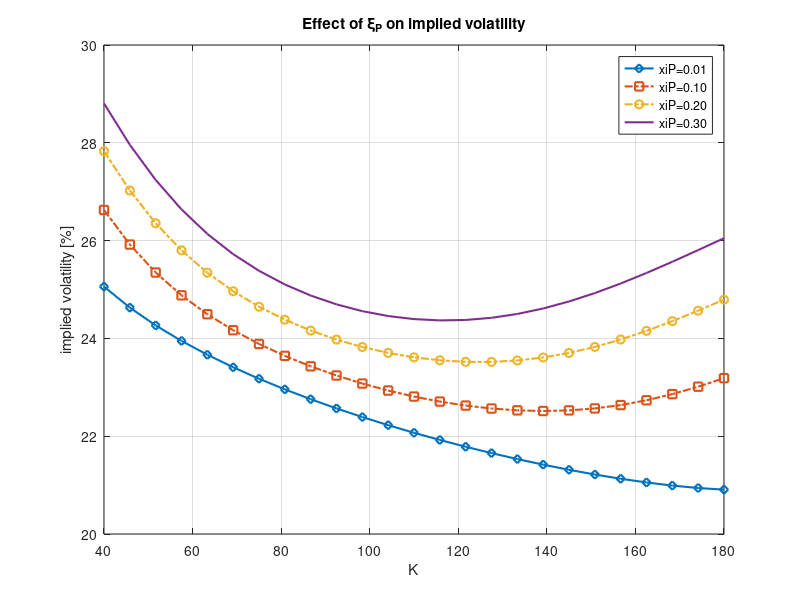
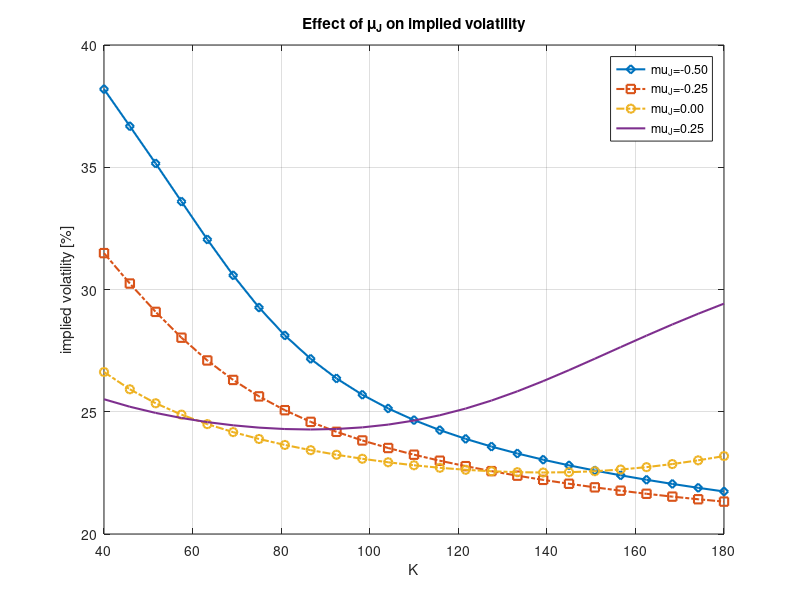
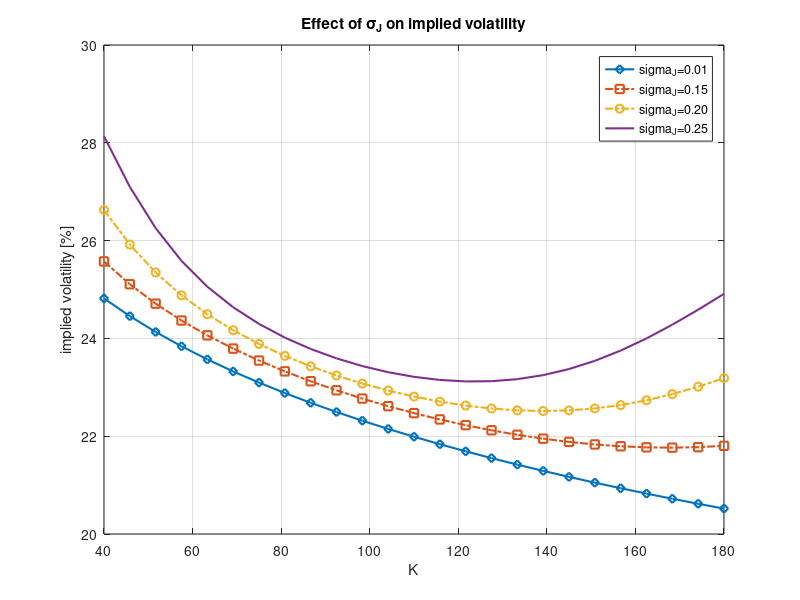

MATLAB code for these plots, in order:
function BatesImpliedVolatility
clc;clf;close all;

% Option parameters

T      = 1;
S0     = 100;
CP     = 'c';

% Heston model part

kappa  = 1.2;
gamma  = 0.05;
vBar   = 0.05;
rho    = -0.75;
v0     = 0.05;
r      = 0.00;

% Bates model

muJ    = 0.0;
sigmaJ = 0.2;
xiP    = 0.1;

% Range of strike prices

K      = linspace(40,180,25)'; 

% COS method settings

N = 1000;
L = 5;

% Effect of xi_P

xiPV =[0.01, 0.1, 0.2, 0.3];
ivM = zeros(length(K),length(xiPV));
argLegend = cell(5,1);
idx = 1;
for i=1:length(xiPV)
    xiPTemp = xiPV(i);

    % Compute ChF for the Bates model

    cf = @(u) ChFBates(u, T, kappa,vBar,gamma,rho, v0, r, muJ, sigmaJ, xiPTemp);

    % The COS method

    optPrice = CallPutOptionPriceCOSMthd(cf,CP,S0,r,T,K,N,L);
    for j = 1:length(K)
        strike = K(j);
        call   = optPrice(j);
        ivM(j,i) = ImpliedVolatility(CP,call,strike,T,S0,r,0.3)*100;
    end
    argLegend{idx} = sprintf('xiP=%.2f',xiPTemp);
    idx = idx + 1;
end
MakeFigure(K, ivM,argLegend,'Effect of \xi_P on implied volatility')

% Effect of mu_J

muJV =[-0.5, -0.25, 0, 0.25];
ivM = zeros(length(K),length(xiPV));
argLegend = cell(5,1);
idx = 1;
for i=1:length(muJV)
    muJTemp = muJV(i);

    % Compute ChF for the Bates model

    cf = @(u) ChFBates(u, T, kappa,vBar,gamma,rho, v0, r, muJTemp, sigmaJ, xiP);

    % The COS method

    optPrice = CallPutOptionPriceCOSMthd(cf,CP,S0,r,T,K,N,L);
    for j = 1:length(K)
        strike = K(j);
        call   = optPrice(j);
        ivM(j,i) = ImpliedVolatility(CP,call,strike,T,S0,r,0.3)*100;
    end
    argLegend{idx} = sprintf('mu_J=%.2f',muJTemp);
    idx = idx + 1;
end
MakeFigure(K, ivM,argLegend,'Effect of \mu_J on implied volatility')

% Effect of sigma_J

sigmaJV =[0.01, 0.15, 0.2, 0.25];
ivM = zeros(length(K),length(xiPV));
argLegend = cell(5,1);
idx = 1;
for i=1:length(sigmaJV)
    sigmaJTemp = sigmaJV(i);

    % Compute ChF for the Bates model

    cf = @(u) ChFBates(u, T, kappa,vBar,gamma,rho, v0, r, muJ, sigmaJTemp, xiP);

    % The COS method

    optPrice = CallPutOptionPriceCOSMthd(cf,CP,S0,r,T,K,N,L);
    for j = 1:length(K)
        strike = K(j);
        call   = optPrice(j);
        ivM(j,i) = ImpliedVolatility(CP,call,strike,T,S0,r,0.3)*100;
    end
    argLegend{idx} = sprintf('sigma_J=%.2f',sigmaJTemp);
    idx = idx + 1;
end
MakeFigure(K, ivM,argLegend,'Effect of \sigma_J on implied volatility')


function cf=ChFBates(u, tau, kappa,vBar,gamma,rho, v0, r, muJ, sigmaJ, xiP)
i     = complex(0,1);

% functions D_1 and g

D_1  = sqrt(((kappa -i*rho*gamma.*u).^2+(u.^2+i*u)*gamma^2));
g    = (kappa- i*rho*gamma*u-D_1)./(kappa-i*rho*gamma*u+D_1);    

% Complex-valued functions A and C

C = (1/gamma^2)*(1-exp(-D_1*tau))./(1-g.*exp(-D_1*tau)).*(kappa-gamma*rho*i*u-D_1);
A = i*u*r*tau + kappa*vBar*tau/gamma^2 * (kappa-gamma*rho*i*u-D_1)-2*kappa*vBar/gamma^2*log((1-g.*exp(-D_1*tau))./(1-g));

% Adjustment for the Bates model

A = A - xiP*i*u*tau*(exp(muJ+1/2*sigmaJ^2)-1) + xiP*tau*(exp(i*u*muJ-1/2*sigmaJ^2*u.^2)-1);

% ChF for the Bates model

cf = exp(A + C * v0);

function value = CallPutOptionPriceCOSMthd(cf,CP,S0,r,tau,K,N,L)
i = complex(0,1);


% cf   - Characteristic function, in the book denoted as \varphi
% CP   - C for call and P for put
% S0   - Initial stock price
% r    - Interest rate (constant)
% tau  - Time to maturity
% K    - Vector of strike prices
% N    - Number of expansion terms
% L    - Size of truncation domain (typ.:L=8 or L=10)

x0 = log(S0 ./ K);   

% Truncation domain

a = 0 - L * sqrt(tau); 
b = 0 + L * sqrt(tau);

k = 0:N-1;              % Row vector, index for expansion terms
u = k * pi / (b - a);   % ChF arguments

H_k = CallPutCoefficients(CP,a,b,k);
temp    = (cf(u) .* H_k).';
temp(1) = 0.5 * temp(1);      % Multiply the first element by 1/2

mat = exp(i * (x0 - a) * u);  % Matrix-vector manipulations

% Final output

value = exp(-r * tau) * K .* real(mat * temp);

% Coefficients H_k for the COS method

function H_k = CallPutCoefficients(CP,a,b,k)
    if lower(CP) == 'c' || CP == 1
        c = 0;
        d = b;
        [Chi_k,Psi_k] = Chi_Psi(a,b,c,d,k);
         if a < b && b < 0.0
            H_k = zeros([length(k),1]);
         else
            H_k = 2.0 / (b - a) * (Chi_k - Psi_k);
         end
    elseif lower(CP) == 'p' || CP == -1
        c = a;
        d = 0.0;
        [Chi_k,Psi_k]  = Chi_Psi(a,b,c,d,k);
         H_k = 2.0 / (b - a) * (- Chi_k + Psi_k);       
    end

function [chi_k,psi_k] = Chi_Psi(a,b,c,d,k)
    psi_k        = sin(k * pi * (d - a) / (b - a)) - sin(k * pi * (c - a)/(b - a));
    psi_k(2:end) = psi_k(2:end) * (b - a) ./ (k(2:end) * pi);
    psi_k(1)     = d - c;
    
    chi_k = 1.0 ./ (1.0 + (k * pi / (b - a)).^2); 
    expr1 = cos(k * pi * (d - a)/(b - a)) * exp(d)  - cos(k * pi... 
                  * (c - a) / (b - a)) * exp(c);
    expr2 = k * pi / (b - a) .* sin(k * pi * ...
                        (d - a) / (b - a))   - k * pi / (b - a) .* sin(k... 
                        * pi * (c - a) / (b - a)) * exp(c);
    chi_k = chi_k .* (expr1 + expr2);
    
% Closed-form expression of European call/put option with Black-Scholes formula

function value=BS_Call_Option_Price(CP,S_0,K,sigma,tau,r)

% Black-Scholes call option price

d1    = (log(S_0 ./ K) + (r + 0.5 * sigma^2) * tau) / (sigma * sqrt(tau));
d2    = d1 - sigma * sqrt(tau);
if lower(CP) == 'c' || lower(CP) == 1
    value =normcdf(d1) * S_0 - normcdf(d2) .* K * exp(-r * tau);
elseif lower(CP) == 'p' || lower(CP) == -1
    value =normcdf(-d2) .* K*exp(-r*tau) - normcdf(-d1)*S_0;
end

function impliedVol = ImpliedVolatility(CP,marketPrice,K,T,S_0,r,initialVol)
    func = @(sigma) (BS_Call_Option_Price(CP,S_0,K,sigma,T,r) - marketPrice).^1.0;
    impliedVol = fzero(func,initialVol);

function figure1= MakeFigure(X1, YMatrix1, argLegend,titleIn)

%CREATEFIGURE(X1,YMATRIX1)
%  X1:        Vector of x data
%  YMATRIX1:  Matrix of y data

%  Auto-generated by MATLAB on 16-Jan-2012 15:26:40

% Create figure

figure1 = figure('InvertHardcopy','off',...
    'Colormap',[0.061875 0.061875 0.061875;0.06875 0.06875 0.06875;0.075625 0.075625 0.075625;0.0825 0.0825 0.0825;0.089375 0.089375 0.089375;0.09625 0.09625 0.09625;0.103125 0.103125 0.103125;0.11 0.11 0.11;0.146875 0.146875 0.146875;0.18375 0.18375 0.18375;0.220625 0.220625 0.220625;0.2575 0.2575 0.2575;0.294375 0.294375 0.294375;0.33125 0.33125 0.33125;0.368125 0.368125 0.368125;0.405 0.405 0.405;0.441875 0.441875 0.441875;0.47875 0.47875 0.47875;0.515625 0.515625 0.515625;0.5525 0.5525 0.5525;0.589375 0.589375 0.589375;0.62625 0.62625 0.62625;0.663125 0.663125 0.663125;0.7 0.7 0.7;0.711875 0.711875 0.711875;0.72375 0.72375 0.72375;0.735625 0.735625 0.735625;0.7475 0.7475 0.7475;0.759375 0.759375 0.759375;0.77125 0.77125 0.77125;0.783125 0.783125 0.783125;0.795 0.795 0.795;0.806875 0.806875 0.806875;0.81875 0.81875 0.81875;0.830625 0.830625 0.830625;0.8425 0.8425 0.8425;0.854375 0.854375 0.854375;0.86625 0.86625 0.86625;0.878125 0.878125 0.878125;0.89 0.89 0.89;0.853125 0.853125 0.853125;0.81625 0.81625 0.81625;0.779375 0.779375 0.779375;0.7425 0.7425 0.7425;0.705625 0.705625 0.705625;0.66875 0.66875 0.66875;0.631875 0.631875 0.631875;0.595 0.595 0.595;0.558125 0.558125 0.558125;0.52125 0.52125 0.52125;0.484375 0.484375 0.484375;0.4475 0.4475 0.4475;0.410625 0.410625 0.410625;0.37375 0.37375 0.37375;0.336875 0.336875 0.336875;0.3 0.3 0.3;0.28125 0.28125 0.28125;0.2625 0.2625 0.2625;0.24375 0.24375 0.24375;0.225 0.225 0.225;0.20625 0.20625 0.20625;0.1875 0.1875 0.1875;0.16875 0.16875 0.16875;0.15 0.15 0.15],...
    'Color',[1 1 1]);

% Create axes

%axes1 = axes('Parent',figure1,'Color',[1 1 1]);
axes1 = axes('Parent',figure1);
grid on

% Uncomment the following line to preserve the X-limits of the axes
% xlim(axes1,[45 160]);
% Uncomment the following line to preserve the Y-limits of the axes
% ylim(axes1,[19 26]);
% Uncomment the following line to preserve the Z-limits of the axes
% zlim(axes1,[-1 1]);

box(axes1,'on');
hold(axes1,'all');

% Create multiple lines using matrix input to plot
% plot1 = plot(X1,YMatrix1,'Parent',axes1,'MarkerEdgeColor',[0 0 0],...
%     'LineWidth',1,...
%     'Color',[0 0 0]);

plot1 = plot(X1,YMatrix1,'Parent',axes1,...
    'LineWidth',1.5);
set(plot1(1),'Marker','diamond','DisplayName',argLegend{1});
set(plot1(2),'Marker','square','LineStyle','-.',...
    'DisplayName',argLegend{2});
set(plot1(3),'Marker','o','LineStyle','-.','DisplayName',argLegend{3});
set(plot1(4),'DisplayName',argLegend{4});

% Create xlabel

xlabel({'K'});

% Create ylabel

ylabel({'implied volatility [%]'});

% Create title

title(titleIn);

% Create legend

legend1 = legend(axes1,'show');
set(legend1,'Color',[1 1 1]);

